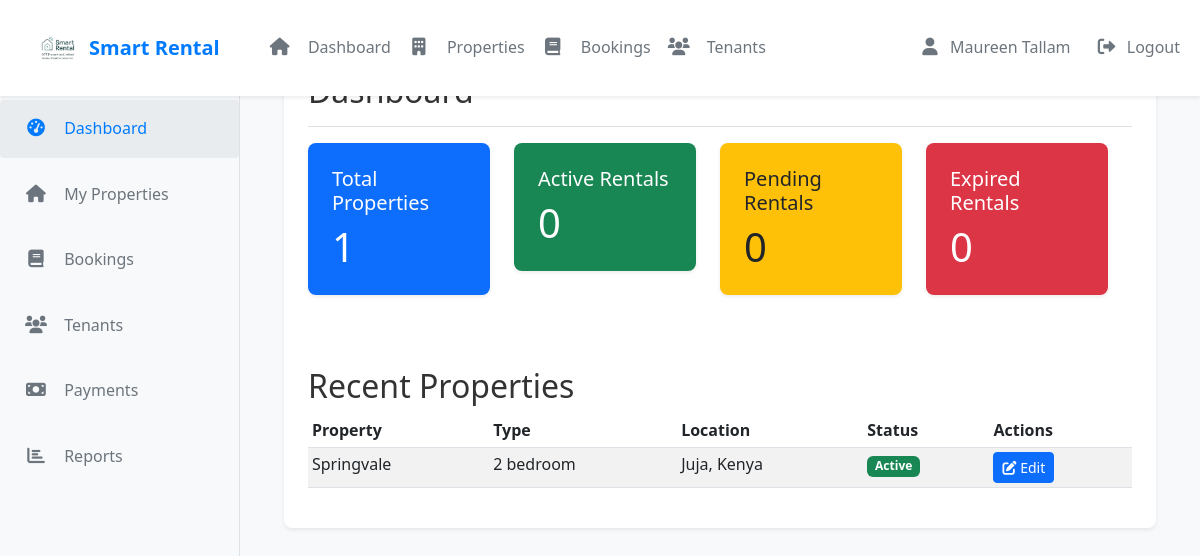
The app's page /smart_landlords/index.php (signed in), older data.
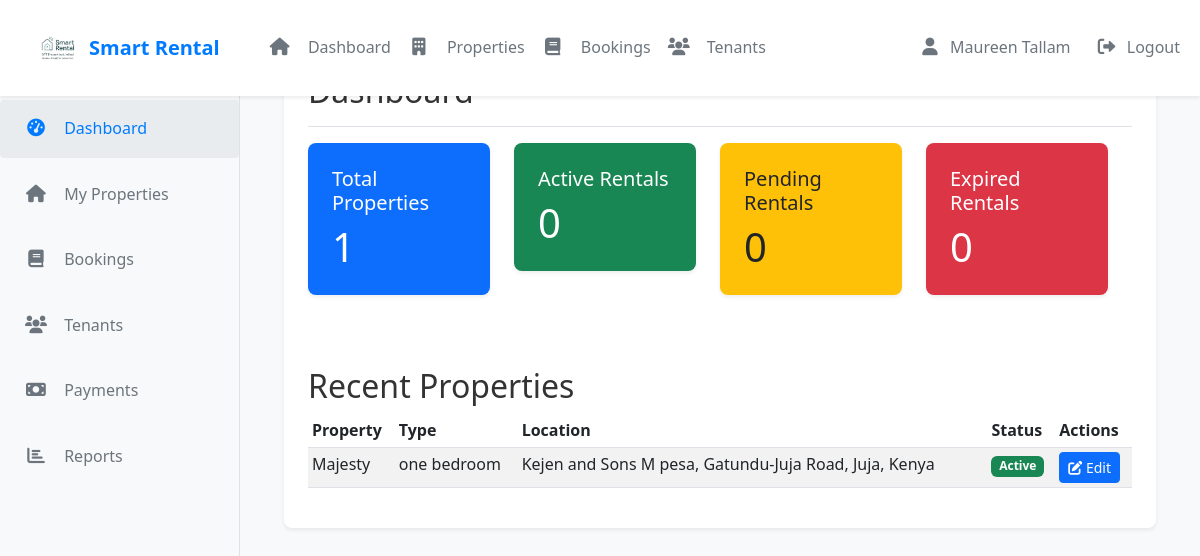
The same page, newer data.
### tables this page shows
CREATE TABLE `houses` (
  `id` int(30) NOT NULL,
  `landlord_id` int(30) NOT NULL,
  `house_no` varchar(50) NOT NULL,
  `category_id` int(30) NOT NULL,
  `description` text NOT NULL,
  `location` varchar(255) DEFAULT NULL,
  `city` varchar(100) DEFAULT NULL,
  `state` varchar(100) DEFAULT NULL,
  `country` varchar(100) DEFAULT NULL,
  `latitude` decimal(10,8) DEFAULT NULL,
  `longitude` decimal(11,8) DEFAULT NULL,
  `price` double NOT NULL,
  `security_deposit` decimal(10,2) DEFAULT NULL,
  `min_rental_period` int(11) DEFAULT 1 COMMENT 'In months',
  `max_rental_period` int(11) DEFAULT 12 COMMENT 'In months',
  `advance_rent_months` int(11) DEFAULT 1 COMMENT 'Number of months rent to pay in advance',
  `bedrooms` int(11) DEFAULT 0,
  `bathrooms` int(11) DEFAULT 0,
  `area` decimal(10,2) DEFAULT NULL,
  `image` varchar(255) DEFAULT NULL,
  `main_image` varchar(255) DEFAULT NULL,
  `featured` tinyint(1) DEFAULT 0,
  `status` tinyint(1) DEFAULT 1,
  `created_at` timestamp NOT NULL DEFAULT current_timestamp(),
  `updated_at` timestamp NOT NULL DEFAULT current_timestamp() ON UPDATE current_timestamp(),
  `address` text DEFAULT NULL,
  `total_units` int(11) NOT NULL DEFAULT 1,
  `available_units` int(11) NOT NULL DEFAULT 1
);

CREATE TABLE `categories` (
  `id` int(30) NOT NULL,
  `name` varchar(200) NOT NULL
);

### config/auth.php (called while the page is built, shortened)
<?php
function has_role($role) {
    return isset($_SESSION['user_type']) && $_SESSION['user_type'] === $role;
}
function is_landlord() {
    return has_role('landlord');
}
?>

### smart_landlords/index.php (the view, shortened to what this page needs)
<?php
require_once '../config/db.php';
require_once '../config/auth.php';
$stmt = $conn->prepare("SELECT h.*, c.name as category_name
                       FROM houses h
                       LEFT JOIN categories c ON h.category_id = c.id
                       WHERE h.landlord_id = ?");
$stmt->bind_param('i', $_SESSION['user_id']);
$stmt->execute();
$properties = $stmt->get_result()->fetch_all(MYSQLI_ASSOC);
$stmt = $conn->prepare("SELECT COUNT(*) as total_properties
                       FROM houses
                       WHERE landlord_id = ?");
$stmt->bind_param('i', $_SESSION['user_id']);
$stmt->execute();
$total_properties = $stmt->get_result()->fetch_assoc()['total_properties'];
$stmt = $conn->prepare("SELECT
                           COUNT(*) as total_rentals,
                           COUNT(CASE WHEN rb.status = 'confirmed' THEN 1 END) as active_rentals,
                           COUNT(CASE WHEN rb.status = 'pending' THEN 1 END) as pending_rentals,
                           COUNT(CASE WHEN rb.status = 'cancelled' THEN 1 END) as cancelled_rentals,
                           COUNT(CASE WHEN rb.status = 'expired' THEN 1 END) as expired_rentals
                       FROM rental_bookings rb
                       JOIN houses h ON rb.house_id = h.id
                       WHERE h.landlord_id = ?");
$stmt->bind_param('i', $_SESSION['user_id']);
$stmt->execute();
$rental_stats = $stmt->get_result()->fetch_assoc();
?>
<!DOCTYPE html>
<html lang="en">
<head>
    <link href="https://cdn.jsdelivr.net/npm/bootstrap@5.3.0/dist/css/bootstrap.min.css" rel="stylesheet">
    <link rel="stylesheet" href="https://cdnjs.cloudflare.com/ajax/libs/font-awesome/6.0.0/css/all.min.css">
    <link rel="stylesheet" href="assets/css/style.css">
</head>
<body>
    <?php include('./includes/header.php'); ?>
    <div class="page-wrapper">
        <nav id="sidebar" class="sidebar">
            <div class="position-sticky">
                <ul class="nav flex-column">
                    <li class="nav-item">
                        <a class="nav-link active" href="index.php">
                            <i class="fas fa-tachometer-alt"></i> Dashboard
                        </a>
                    </li>
                    <li class="nav-item">
                        <a class="nav-link" href="properties.php">
                            <i class="fas fa-home"></i> My Properties
                        </a>
                    </li>
                    <li class="nav-item">
                        <a class="nav-link" href="bookings.php">
                            <i class="fas fa-book"></i> Bookings
                        </a>
                    </li>
                    <li class="nav-item">
                        <a class="nav-link" href="tenants.php">
                            <i class="fas fa-users"></i> Tenants
                        </a>
                    </li>
                    <li class="nav-item">
                        <a class="nav-link" href="payments.php">
                            <i class="fas fa-money-bill"></i> Payments
                        </a>
                    </li>
                    <li class="nav-item">
                        <a class="nav-link" href="reports.php">
                            <i class="fas fa-chart-bar"></i> Reports
                        </a>
                    </li>
                </ul>
            </div>
        </nav>
        <div class="main-content">
            <div class="container-fluid">
                <div class="page-content">
                    <div class="d-flex justify-content-between flex-wrap flex-md-nowrap align-items-center pt-3 pb-2 mb-3 border-bottom">
                        <h1 class="h2">Dashboard</h1>
                    </div>
                    <div class="row mb-4">
                        <div class="row">
                            <div class="col-md-3 mb-4">
                                <div class="card bg-primary text-white">
                                    <div class="card-body">
                                        <h5 class="card-title">Total Properties</h5>
                                        <p class="card-text display-6"><?php echo $total_properties; ?></p>
                                    </div>
                                </div>
                            </div>
                            <div class="col-md-3 mb-4">
                                <div class="card bg-success text-white">
                                    <div class="card-body">
                                        <h5 class="card-title">Active Rentals</h5>
                                        <p class="card-text display-6"><?php echo $rental_stats['active_rentals']; ?></p>
                                    </div>
                                </div>
                            </div>
                            <div class="col-md-3 mb-4">
                                <div class="card bg-warning text-dark">
                                    <div class="card-body">
                                        <h5 class="card-title">Pending Rentals</h5>
                                        <p class="card-text display-6"><?php echo $rental_stats['pending_rentals']; ?></p>
                                    </div>
                                </div>
                            </div>
                            <div class="col-md-3 mb-4">
                                <div class="card bg-danger text-white">
                                    <div class="card-body">
                                        <h5 class="card-title">Expired Rentals</h5>
                                        <p class="card-text display-6"><?php echo $rental_stats['expired_rentals']; ?></p>
                                    </div>
                                </div>
                            </div>
                        </div>
                    </div>
                    <h2>Recent Properties</h2>
                    <div class="table-responsive">
                        <table class="table table-striped table-sm">
                            <thead>
                                <tr>
                                    <th>Property</th>
                                    <th>Type</th>
                                    <th>Location</th>
                                    <th>Status</th>
                                    <th>Actions</th>
                                </tr>
                            </thead>
                            <tbody>
                                <?php foreach ($properties as $property): ?>
                                <tr>
                                    <td><?php echo htmlspecialchars($property['house_no']); ?></td>
                                    <td><?php echo htmlspecialchars($property['category_name']); ?></td>
                                    <td><?php echo htmlspecialchars($property['location']); ?></td>
                                    <td>
                                        <span class="badge bg-<?php echo $property['status'] ? 'success' : 'danger'; ?>">
                                            <?php echo $property['status'] ? 'Active' : 'Inactive'; ?>
                                        </span>
                                    </td>
                                    <td>
                                        <a href="edit-property.php?id=<?php echo $property['id']; ?>" class="btn btn-sm btn-primary">
                                            <i class="fas fa-edit"></i> Edit
                                        </a>
                                    </td>
                                </tr>
                                <?php endforeach; ?>
                            </tbody>
                        </table>
                    </div>
                </div>
            </div>
        </div>
    </div>
</body>
</html>

### smart_landlords/includes/header.php (shortened to what this page needs)
<?php
require_once '../config/auth.php';
?>
<nav class="navbar navbar-expand-lg navbar-light bg-white shadow-sm fixed-top">
    <div class="container-fluid">
        <a class="navbar-brand d-flex align-items-center" href="index.php">
            <img src="./assets/images/smart_rental_logo.png" alt="Smart Rental" height="40" class="me-2">
            <span class="navbar-text">Smart Rental</span>
        </a>
        <div class="collapse navbar-collapse" id="navbarNav">
            <ul class="navbar-nav me-auto">
                <li class="nav-item">
                    <a class="nav-link" href="index.php">
                        <i class="fas fa-home"></i> Dashboard
                    </a>
                </li>
                <li class="nav-item">
                    <a class="nav-link" href="properties.php">
                        <i class="fas fa-building"></i> Properties
                    </a>
                </li>
                <li class="nav-item">
                    <a class="nav-link" href="bookings.php">
                        <i class="fas fa-book"></i> Bookings
                    </a>
                </li>
                <li class="nav-item">
                    <a class="nav-link" href="tenants.php">
                        <i class="fas fa-users"></i> Tenants
                    </a>
                </li>
            </ul>
            <ul class="navbar-nav">
                <?php if (is_landlord()): ?>
                    <li class="nav-item">
                        <span class="nav-link me-2">
                            <i class="fas fa-user me-1"></i>
                            <?php echo htmlspecialchars($_SESSION['user_name']); ?>
                        </span>
                    </li>
                    <li class="nav-item">
                        <a class="nav-link btn btn-outline-primary" href="../logout.php">
                            <i class="fas fa-sign-out-alt me-1"></i>
                            Logout
                        </a>
                    </li>
                <?php endif; ?>
            </ul>
        </div>
    </div>
</nav>

### smart_landlords/assets/css/style.css (style rules this page uses)
body { font-family: 'Segoe UI', Tahoma, Geneva, Verdana, sans-serif; line-height: 1.6; color: #333; }
.navbar { box-shadow: 0 2px 4px rgba(0,0,0,0.1); }
.navbar-brand img { height: 40px; }
.main-content { padding: 2rem; margin-left: 240px; min-height: calc(100vh - 4rem); background-color: #f8f9fa; }
.card { margin-bottom: 1.5rem; box-shadow: 0 0.125rem 0.25rem rgba(0,0,0,0.075); border: none; border-radius: 0.5rem; transition: transform 0.2s ease-in-out; }
.card-body { padding: 1.5rem; }
.page-content { padding: 1.5rem; background-color: white; border-radius: 0.5rem; box-shadow: 0 0.125rem 0.25rem rgba(0,0,0,0.075); }
.sidebar { position: fixed; top: 0; left: 0; width: 240px; min-height: 100vh; padding-top: 6rem; background-color: #f8f9fa; border-right: 1px solid #dee2e6; z-index: 1000; }
.navbar { z-index: 1030; box-shadow: 0 2px 4px rgba(0,0,0,0.1); }
.page-wrapper { min-height: 100vh; display: flex; flex-direction: column; }
.nav-link { color: #6c757d; padding: 1rem 1.5rem; margin: 0.25rem 0; transition: all 0.3s ease; border-radius: 4px; }
.nav-link i { width: 1.75rem; text-align: center; margin-right: 1rem; font-size: 1.2rem; }
.nav-link.active { color: #007bff; background-color: #e9ecef; font-weight: 500; }
.nav-link i { width: 1.5rem; text-align: center; margin-right: 0.75rem; font-size: 1.1rem; }
.navbar-brand { padding: 1rem 1.5rem; }
.navbar-brand img { height: 45px; margin-right: 1rem; }
.navbar-brand span { font-weight: 600; color: #007bff; font-size: 1.25rem; }

Row changes from the older to the newer data that the page shows:
removed houses: house_no "Springvale", category.name "2 bedroom", location "Juja, Kenya", status "Active"
added houses: house_no "Majesty", category.name "one bedroom", location "Kejen and Sons M pesa, Gatundu-Juja Road, Juja, Kenya", status "Active"
